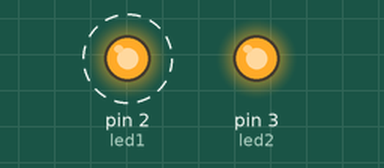
Recording of a sketch running on a simulated Arduino Uno, built with avr-gcc and run on an emulated ATmega328P. Shown: output pins drawn as LEDs (lit = HIGH). Dashed ring = blinking.

Above: at 0.4 s.
At 2.4 s:
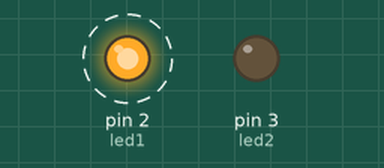
Timing chart, 0 to 6.9 s (numbered marks = the images above):
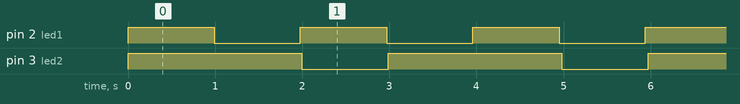

The sketch:

rtos.ino
```cpp
#include <Arduino_FreeRTOS.h> //Library untuk RTOS

const int led1 = 2; //deklarasikan perameter led1 untuk pin 2 Arduino Uno
const int led2 = 3; //deklarasikan perameter led1 untuk pin 3 Arduino Uno

//membuat tugas untuk paremeter led1
void TaskBlink1(void *pvParameters){
  (void)pvParameters;

  pinMode(led1, OUTPUT); //Menginisiasi led1 sebagai output
  for(;;){
    digitalWrite(led1, HIGH); //menghidupkan led1
    vTaskDelay(1000/portTICK_PERIOD_MS); //tunggu 1 detik
    digitalWrite(led1, LOW); //menghidupkan led1
    vTaskDelay(1000/portTICK_PERIOD_MS); //tunggu 1 detik
  }
}

//membuat tugas untuk paremeter led2
void TaskBlink2(void *pvParameters){
  (void)pvParameters;

  pinMode(led2, OUTPUT); //Menginisiasi led1 sebagai output
  for(;;){
    digitalWrite(led2, HIGH); //menghidupkan led1
    vTaskDelay(2000/portTICK_PERIOD_MS); //tunggu 2 detik
    digitalWrite(led2, LOW); //menghidupkan led1
    vTaskDelay(1000/portTICK_PERIOD_MS); //tunggu 1 detik
  }
}

void setup(){
  xTaskCreate(TaskBlink1, "Blink1", 128, NULL, 1, NULL); //memanggil tugas 1
  xTaskCreate(TaskBlink2, "Blink2", 128, NULL, 2, NULL); //memanggil tugas 2

  vTaskStartScheduler(); //Memulai penjadwalan freeRTOS
}

void loop(){
}
```

Measured:
- by itself, pin 2 (led1): alternates HIGH for 0.99 s and LOW for 0.99 s
- by itself, pin 3 (led2): alternates HIGH for 2.0 s and LOW for 0.99 s
- by itself, everything shown: repeats every 5.9 s, in 10 steps
